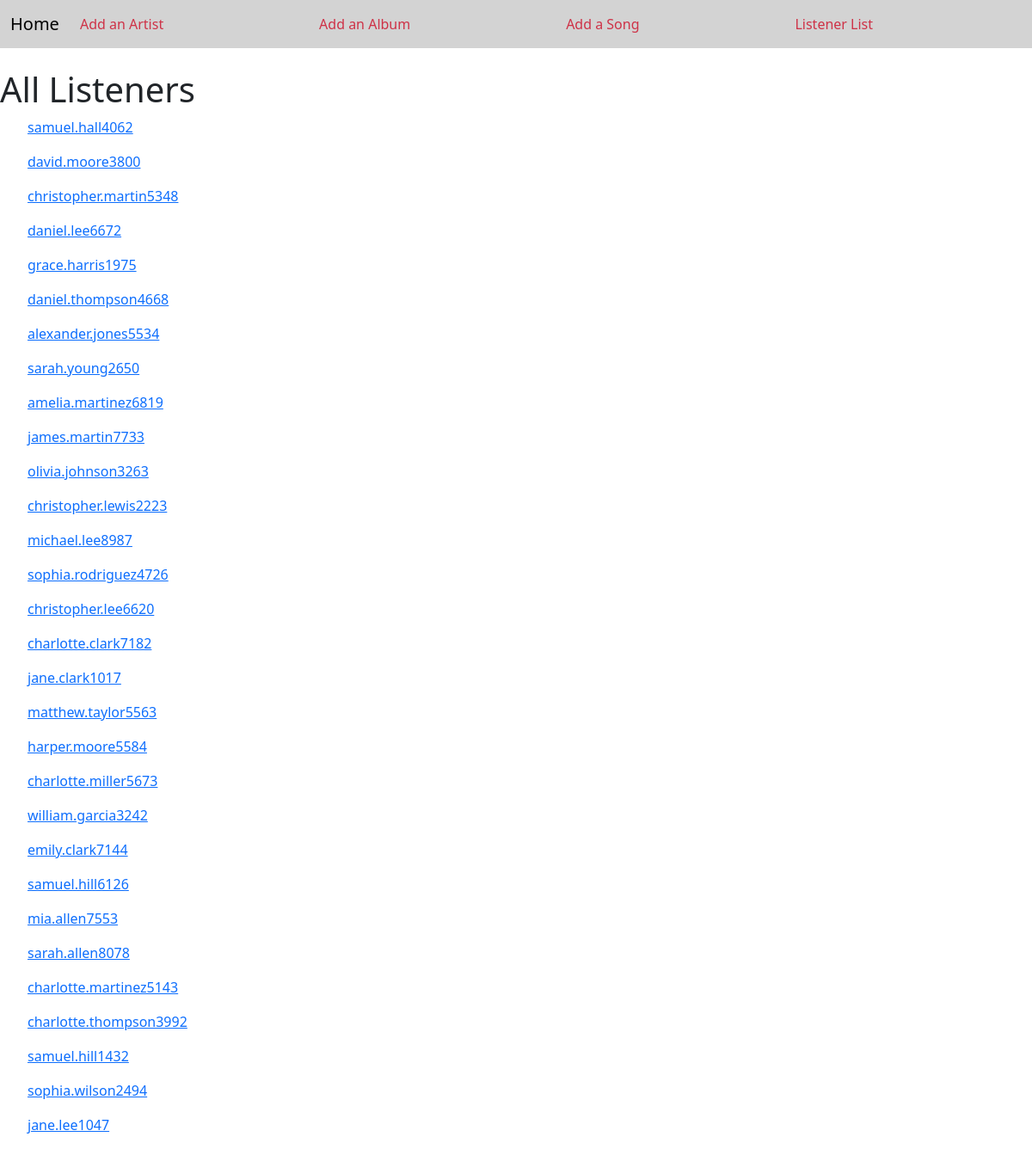
The app's page /listenerHome/ with its own data.
### myapp/models.py (models this page shows, shortened)
class Listener(models.Model):
    listenerID = models.AutoField(primary_key=True)
    listenerName = models.CharField(max_length=200, default='')

### myapp/views.py (the view)
# urls.py: path('listenerHome/', views.listenerHome, name='listenerHome'),
def listenerHome(request):
    listeners = Listener.objects.all()
    context = {'listeners': listeners}
    return render(request, 'myapp/listenerHome.html', context)

### myapp/templates/myapp/listenerHome.html (shortened to what this page needs)
{% extends "myapp/layout.html" %} {% block body %}
<!DOCTYPE html>
<html lang="en">
  <head>
  </head>
  <body>
    <h1>All Listeners</h1>
    <ul>
      {% for listener in listeners %}
      <p>
        <a href="{% url 'listenerLikedSongs' listener.listenerID %}"
          >{{ listener.listenerName }}</a
        >
      </p>
      {% endfor %}
    </ul>
  </body>
</html>
{%endblock%}

### myapp/templates/myapp/layout.html (shortened to what this page needs)
<!DOCTYPE html>
<html lang="en">
  <head>
    <link
      href="https://cdn.jsdelivr.net/npm/bootstrap@5.3.3/dist/css/bootstrap.min.css"
      rel="stylesheet"
    />
    <link rel="stylesheet" href="styles.css" />
  </head>
  <body>
    {%include 'myapp/navbar.html'%}
    <br />
    {% block body %} {% endblock %}
  </body>
</html>

### myapp/templates/myapp/navbar.html (shortened to what this page needs)
<nav class="navbar navbar-expand-lg">
  <div class="container-fluid">
    <a class="navbar-brand" href="{% url 'home' %}">Home</a>
    <div class="collapse navbar-collapse" id="navbarSupportedContent">
      <ul class="navbar-nav me-auto mb-2 mb-lg-0">
        <li class="nav-item">
          <a class="nav-link" href="{% url 'addArtist'%}">Add an Artist</a>
        </li>
      </ul>
      <ul class="navbar-nav me-auto mb-2 mb-lg-0">
        <li class="nav-item">
          <a class="nav-link" href="{% url 'addAlbum'%}">Add an Album</a>
        </li>
      </ul>
      <ul class="navbar-nav me-auto mb-2 mb-lg-0">
        <li class="nav-item">
          <a class="nav-link" href="{% url 'addSong'%}">Add a Song</a>
        </li>
      </ul>
      <ul class="navbar-nav me-auto mb-2 mb-lg-0">
        <li class="nav-item">
          <a class="nav-link" href="{% url 'listenerHome'%}">Listener List</a>
        </li>
      </ul>
    </div>
  </div>
</nav>

### myapp/templates/myapp/navbar.html (style rules this page uses)
.navbar { background-color: lightgray; }
.nav-item { color: rgb(218, 34, 80); }
.nav-link { color: rgb(206, 50, 71); }

### records on screen
Listener: listenerName "samuel.hall4062"
Listener: listenerName "david.moore3800"
Listener: listenerName "christopher.martin5348"
Listener: listenerName "daniel.lee6672"
Listener: listenerName "grace.harris1975"
Listener: listenerName "daniel.thompson4668"
Listener: listenerName "alexander.jones5534"
Listener: listenerName "sarah.young2650"
Listener: listenerName "amelia.martinez6819"
Listener: listenerName "james.martin7733"
Listener: listenerName "olivia.johnson3263"
Listener: listenerName "christopher.lewis2223"
Listener: listenerName "michael.lee8987"
Listener: listenerName "sophia.rodriguez4726"
Listener: listenerName "christopher.lee6620"
Listener: listenerName "charlotte.clark7182"
Listener: listenerName "jane.clark1017"
Listener: listenerName "matthew.taylor5563"
Listener: listenerName "harper.moore5584"
Listener: listenerName "charlotte.miller5673"
Listener: listenerName "william.garcia3242"
Listener: listenerName "emily.clark7144"
Listener: listenerName "samuel.hill6126"
Listener: listenerName "mia.allen7553"
Listener: listenerName "sarah.allen8078"
Listener: listenerName "charlotte.martinez5143"
Listener: listenerName "charlotte.thompson3992"
Listener: listenerName "samuel.hill1432"
Listener: listenerName "sophia.wilson2494"
Listener: listenerName "jane.lee1047"
